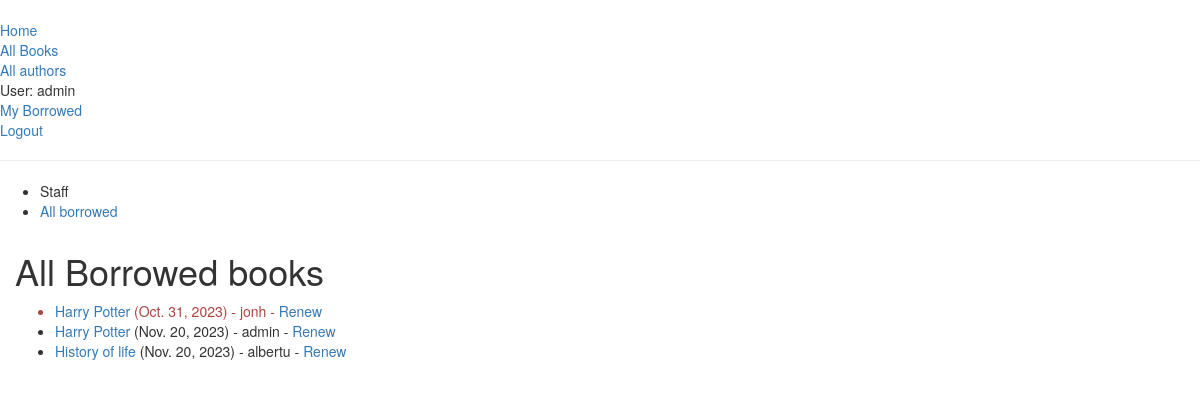
Page /catalog/borrowed/ (signed in) on the committed database.
### catalog/models.py (models this page shows, shortened)
class BookInstance(models.Model):
    id = models.UUIDField(primary_key=True, default=uuid.uuid4, help_text="Unique ID for this particular book across whole library")
    book = models.ForeignKey('Book', on_delete=models.SET_NULL, null=True)
    imprint = models.CharField(max_length=200)
    due_back = models.DateField(null=True, blank=True)
    LOAN_STATUS = (
        ('m', 'Maintenance'),
        ('o', 'On loan'),
        ('a', 'Available'),
        ('r', 'Reversed'),
    )
    status = models.CharField(max_length=1, choices=LOAN_STATUS, blank=True, default='m', help_text='Book availability')
    borrower = models.ForeignKey(User, on_delete=models.SET_NULL, null=True, blank=True)
    class Meta:
        ordering = ["due_back"]
        permissions = (("can_mark_returned", "Set book as returned"),)
    def is_overdue(self):
        if self.due_back and date.today() > self.due_back:
            return True
        return False

class Book(models.Model):
    title = models.CharField(max_length=200)
    author = models.ForeignKey('Author', on_delete=models.SET_NULL, null=True)
    summary = models.TextField(max_length=1000, help_text="Enter a brief description of the book")
    isbn = models.CharField('ISBN',max_length=13, help_text='13 Character <a href="https://www.isbn-international.org/content/what-isbn">ISBN number</a>')
    genre = models.ManyToManyField(Genre, help_text="Select a genre for this book")
    def display_genre(self):
        return ', '.join([ genre.name for genre in self.genre.all()[:3] ])
    display_genre.short_description = "Genre"

### catalog/views.py (the view)
class AllBooksByUserListView(PermissionRequiredMixin, generic.ListView):
    model = BookInstance
    permission_required = 'catalog.can_mark_returned'
    template_name = 'catalog/all_borrowed_books.html'
    paginate_by = 10
    def get_queryset(self):
        return BookInstance.objects.filter(status__exact='o').order_by('due_back')

### catalog/templates/catalog/all_borrowed_books.html
{% extends "base_generic.html" %}
{% block content %}
  <h1>All Borrowed books</h1>
  {% if bookinstance_list %}
  <ul>
    {% for bookinst in bookinstance_list %}
      <li class="{% if bookinst.is_overdue %}text-danger{% endif %}">
        <a href="{% url 'book-detail' bookinst.book.pk %}">{{ bookinst.book.title }}</a>
        ({{ bookinst.due_back }}) - {{ bookinst.borrower }}
        {% if perms.catalog.can_mark_returned %}-
          <a href="{% url 'renew-book-librarian' bookinst.id %}">Renew</a>
        {% endif %}
      </li>
    {% endfor %}
  </ul>
  {% else %}
    <p>There are no books borrowed.</p>
  {% endif %}
{% endblock %}

### catalog/templates/base_generic.html (shortened to what this page needs)
<!DOCTYPE html>
<html lang="en">
<head>
  <link rel="stylesheet" href="https://maxcdn.bootstrapcdn.com/bootstrap/3.3.7/css/bootstrap.min.css" />
  {% load static %}
  <link rel="stylesheet" href="{% static 'css/styles.css' %}" />
</head>
<body>
  <div class="container-fluid">
    <div class="row">
      <div class=""col-sm-2>
        {% block sidebar %}
          <ul class="sidebar-nav">
            <li><a href="{% url 'index' %}">Home</a></li>
            <li><a href="{% url 'books' %}">All Books</a></li>
            <li><a href="{% url 'authors' %}">All authors</a></li>
            {% if user.is_authenticated %}
              <li>User: {{ user.get_username }}</li>
              <li><a href="{% url 'my-borrowed' %}">My Borrowed</a></li>
              <li><a href="{% url 'logout' %}?next={{ request.path }}">Logout</a></li>
            {% else %}
              <li><a href="{% url 'login' %}?next={{ request.path}}">Login</a></li>
            {% endif %}
            </ul>
            {% if user.is_staff %}
            <hr>
            <ul>
              <li>Staff</li>
              {% if perms.catalog.can_mark_returned %}
                <li><a href="{% url 'all-borrowed-books' %}">All borrowed</a></li>
              {% endif %}
            </ul>
            {% endif %}
        {% endblock %}
      </div>
      <div class="col-sm-10">{% block content %}{% endblock %}</div>
    </div>
  </div>
</body>
</html>

### catalog/static/css/styles.css (style rules this page uses)
.sidebar-nav { margin-top: 20px; padding: 0; list-style: none; }

### rows in the picture
BookInstance: book "Harry Potter", due_back "Oct. 31, 2023", borrower "jonh"
BookInstance: book "Harry Potter", due_back "Nov. 20, 2023", borrower "admin"
BookInstance: book "History of life", due_back "Nov. 20, 2023", borrower "albertu"

### other values in the picture
{{ user.get_username }} "admin"
